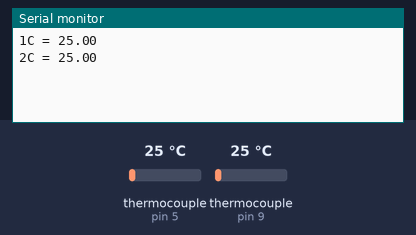
Bench run of a sketch on a simulated Arduino Uno, built with avr-gcc and run on an emulated ATmega328P. Parts: the last lines printed to the serial monitor. Inputs (shaded band) come from the test bench; at power-on: thermocouple (sensors on pin 5, pin 9) 25 °C.

Above: at 1.7 s.
1.8 s: thermocouple (sensor on pin 5) set to 6 °C
At 6.6 s:
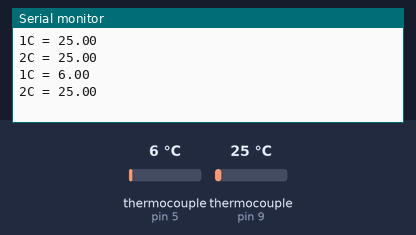
7.8 s: thermocouple (sensor on pin 9) set to 6 °C
At 11.7 s:
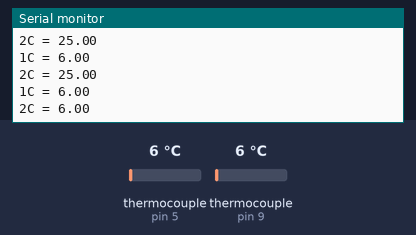
13.8 s: thermocouple (sensor on pin 5) set to 75 °C
At 16.8 s:
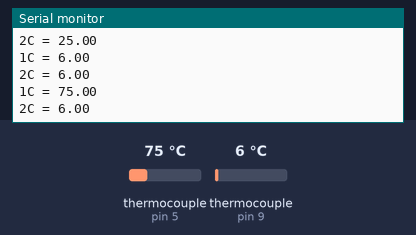
19.8 s: thermocouple (sensor on pin 9) set to 75 °C
At 21.9 s:
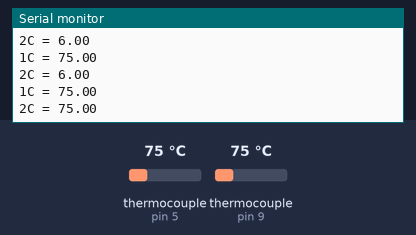
Timing chart, 0 to 23.4 s (numbered marks = the images above; inputs shaded):
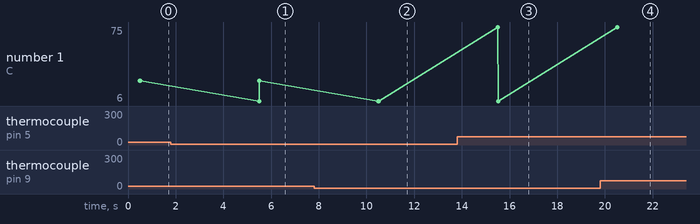

The sketch:

multi_thermocouple_reader_x2.ino
```cpp
// this example is public domain. enjoy! https://learn.adafruit.com/thermocouple/

//check pins no.s, optimezed for 2 readers rn

#include "max6675.h"

int thermo1DO = 4;
int thermo1CS = 5;
int thermo1CLK = 6;

int thermo2DO = 8;
int thermo2CS = 9;
int thermo2CLK = 10;


MAX6675 thermocouple1(thermo1CLK, thermo1CS, thermo1DO);
MAX6675 thermocouple2(thermo2CLK, thermo2CS, thermo2DO);

void setup() {
  Serial.begin(9600);


  // wait for MAX chip to stabilize
  delay(500);
}

void loop() {
  // basic readout test, just print the current temp


  Serial.print("1C = ");
  Serial.println(thermocouple1.readCelsius());

  Serial.print("2C = ");
  Serial.println(thermocouple2.readCelsius());


  // For the MAX6675 to update, you must delay AT LEAST 250ms between reads!
  delay(5000);
}
```

Measured:
- after the input at 1.8 s, the serial monitor: prints a new line after 3.7 s (image 1)
- after the input at 7.8 s, the serial monitor: prints a new line after 2.7 s (image 2)
- after the input at 13.8 s, the serial monitor: prints a new line after 1.7 s (image 3)
- after the input at 19.8 s, the serial monitor: prints a new line after 0.72 s (image 4)
